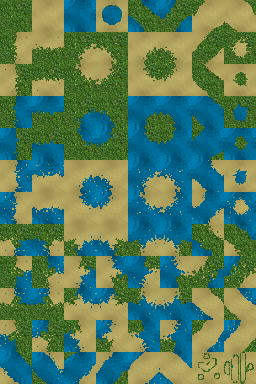
#> input picture assets/backgrounds/tileset.png, 256 x 384 px, found by its file name
$ python extract_tile.py
#> lines starting #> are read from the running program, lines starting #| are printed output that depends on the picture
from PIL import Image
import os

def extract_tile(input_path, output_path, tile_x, tile_y, tile_size=32):
#> called with input_path = 'assets/backgrounds/tileset.png', output_path = 'assets/backgrounds/water_tile.png', tile_x = 1, tile_y = 4, tile_size = 32
    img = Image.open(input_path)
#> img is the input picture: PIL image 256x384 RGBA; mean R, G, B, A 83.9, 124, 92.6, 255
    # tile_x and tile_y are indices (0, 1, 2...)
    left = tile_x * tile_size
    top = tile_y * tile_size
    right = left + tile_size
    bottom = top + tile_size

    tile = img.crop((left, top, right, bottom))
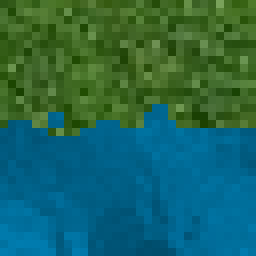
#> tile: PIL image 32x32 RGBA (shown 8 times larger); mean R, G, B, A 31, 101.9, 90.4, 255
    # Resize to 64x64 if needed, but 32x32 is fine for tiling
    tile.save(output_path)
    print(f"Extracted tile from {tile_x},{tile_y} to {output_path}")

if __name__ == "__main__":
    if not os.path.exists("assets/backgrounds"):
        os.makedirs("assets/backgrounds")

    # Using Column 1, Row 4 as identified
    extract_tile("assets/backgrounds/tileset.png", "assets/backgrounds/water_tile.png", 1, 4, 32)
